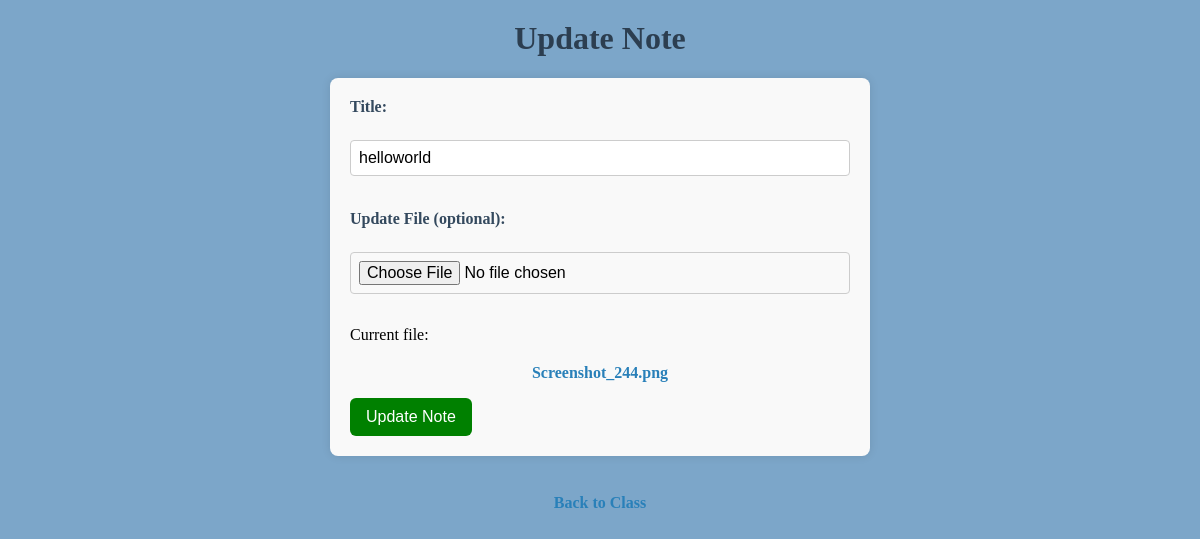
Page /update_note/1 (signed in) on the earlier database version.
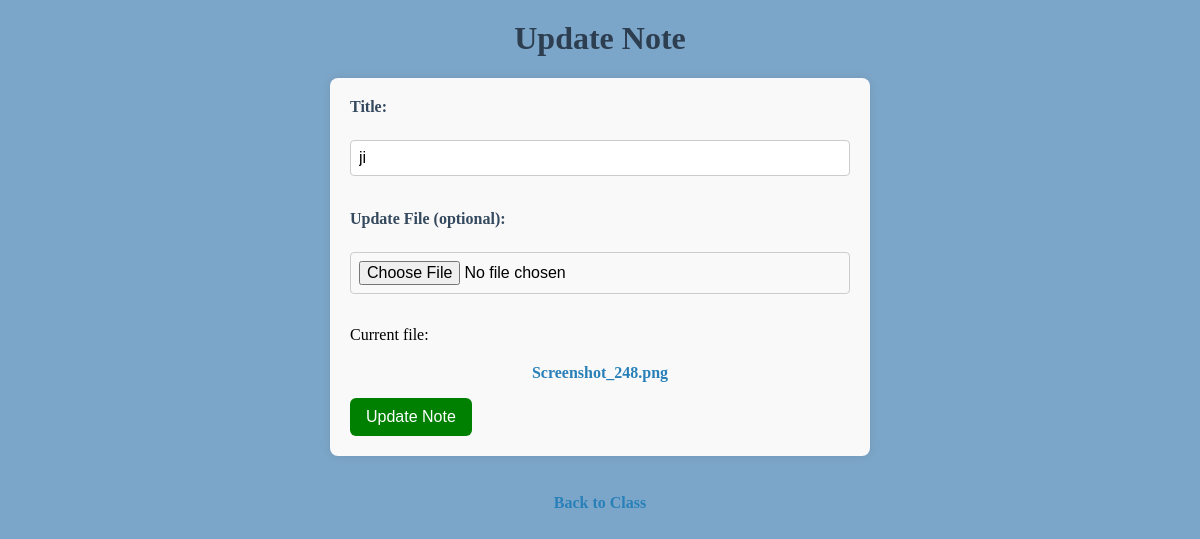
Same page on the later database version.
### app.py (models this page shows)
class Notes(db.Model):
    id = db.Column(db.Integer, primary_key=True)
    class_id = db.Column(db.Integer, db.ForeignKey('classes.id'))
    title = db.Column(db.String(100), nullable=False)
    filename = db.Column(db.String(100), nullable=False)

### app.py (the view, shortened to what this page needs)
@app.route('/update_note/<int:note_id>', methods=['GET', 'POST'])
@login_required
def update_note(note_id):
    note = Notes.query.get_or_404(note_id)
    cls = Classes.query.get(note.class_id)
    if current_user.id != cls.teacher_id:
        flash("You can only edit your own class notes.")
        return redirect(url_for('view_class', class_id=cls.id))
    return render_template('update_note.html', note=note)

### app.py (called while the page is built)
@login_manager.user_loader
def load_user(user_id):
    return User.query.get(int(user_id))

### templates/update_note.html (shortened to what this page needs)
{% extends 'base.html' %}
{% block head %}
<h1 align="center">Update Note</h1>
<link rel="stylesheet" href="{{ url_for('static', filename='update_note.css') }}">
{% endblock %}
{% block body %}
<form action="{{ url_for('update_note', note_id=note.id) }}" method="POST" enctype="multipart/form-data" style="max-width: 500px; margin: 0 auto;">
  <label for="title">Title:</label><br>
  <input type="text" id="title" name="title" value="{{ note.title }}" required ><br><br>
  <label for="file">Update File (optional):</label><br>
  <input type="file" id="file" name="file" accept=".pdf,.doc,.docx,.jpg,.png"><br>
  {% if note.filename %}
    <p>Current file: <a href="{{ url_for('uploaded_file', filename=note.filename) }}" target="_blank">{{ note.filename }}</a></p>
  {% endif %}
  <button type="submit" style="background-color: green; color: white; border: none; padding: 10px 16px; border-radius: 6px;">Update Note</button>
</form>
<br>
<a href="{{ url_for('view_class', class_id=note.class_id) }}" style="display:block; text-align:center;">Back to Class</a>
{% endblock %}

Differences in the rows shown:
changed Notes: title "helloworld" → "ji"; filename "Screenshot_244.png" → "Screenshot_248.png"
